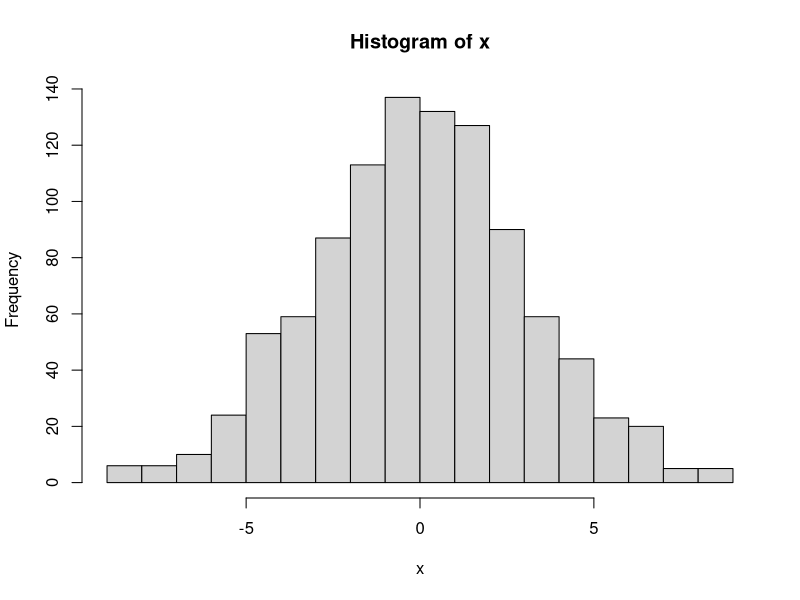
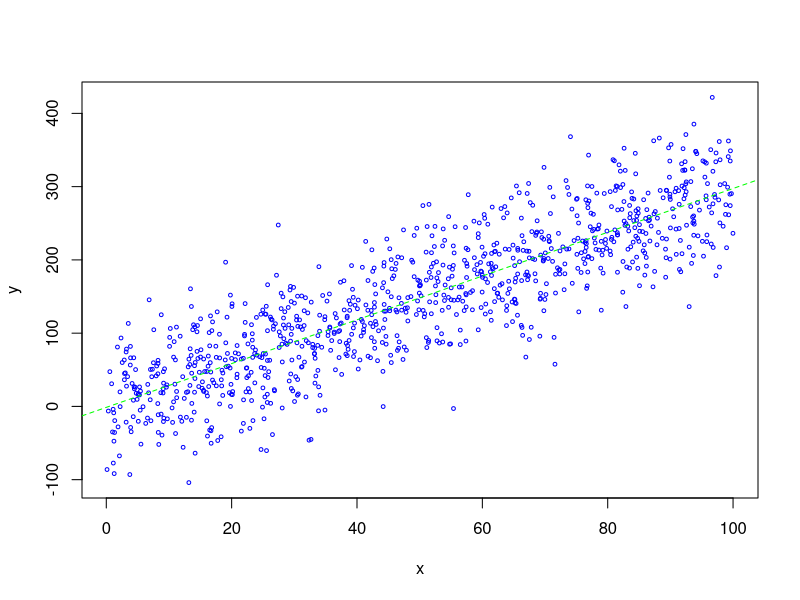

Recreate these plots in R, in order.
###this script creates data and a few plots.

x <- rnorm(n = 1000, mean=0, sd=3)
hist(x, nclass=20)

###
m <- 3
b <- -2
eps <- rnorm(1000,mean=0,sd=50)

x <- runif(1000, 0,100)
y <- m*x+b+eps

plot(x,y, cex=.5, col="blue")
########
abline(lm(y~x), lty=2, col="green")

